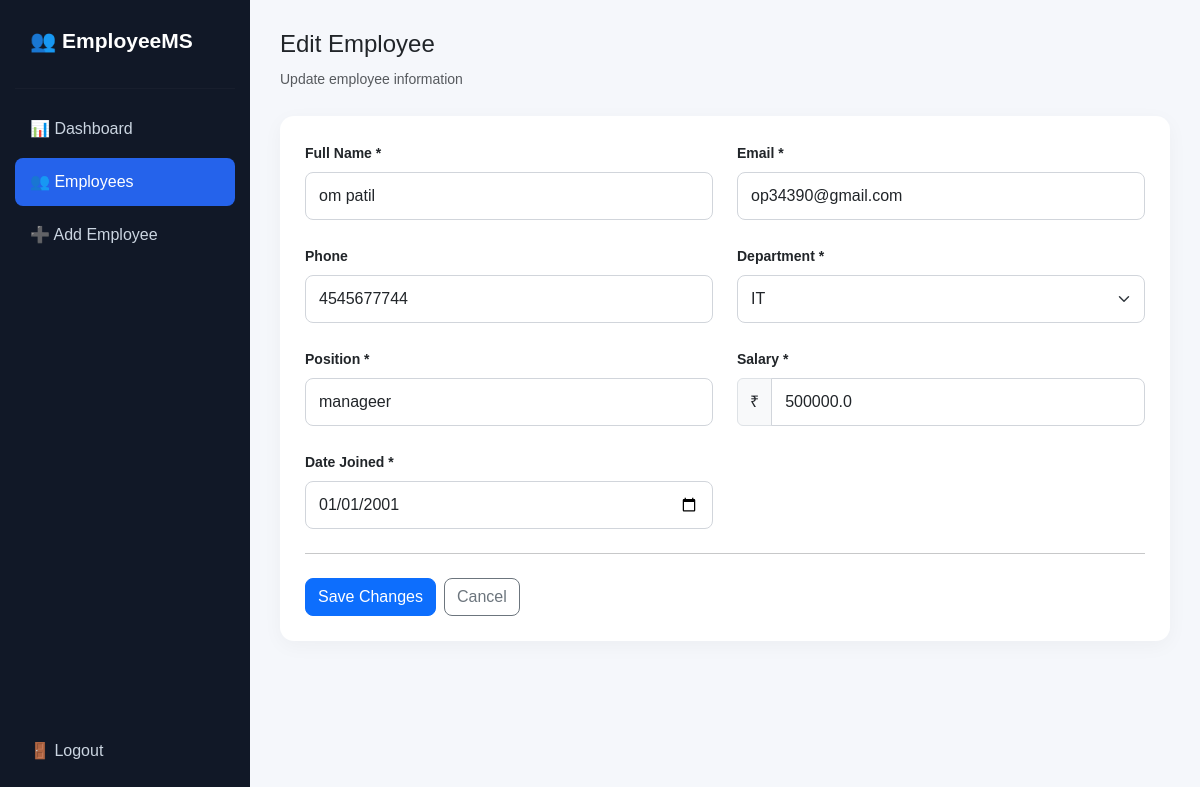
Page /employees/edit/12 (signed in) on the committed database.
### tables this page shows
CREATE TABLE employees (
            id INTEGER PRIMARY KEY AUTOINCREMENT,
            name TEXT NOT NULL,
            email TEXT NOT NULL UNIQUE,
            phone TEXT,
            department TEXT NOT NULL,
            position TEXT NOT NULL,
            salary REAL NOT NULL,
            date_joined TEXT NOT NULL
        );

### app.py (the view, shortened to what this page needs)
@app.route("/employees/edit/<int:id>", methods=["GET", "POST"])
@login_required
def edit_employee(id):
    conn = get_db()
    employee = conn.execute(
        "SELECT * FROM employees WHERE id = ?",
        (id,)
    ).fetchone()
    if not employee:
        conn.close()
        flash("Employee not found.", "danger")
        return redirect(url_for("employees"))
    conn.close()
    return render_template(
        "edit_employee.html",
        employee=employee
    )

### app.py (called while the page is built)
def get_db():
    conn = sqlite3.connect(DATABASE)
    conn.row_factory = sqlite3.Row
    return conn

def login_required(function):
    @wraps(function)
    def decorated_function(*args, **kwargs):
        if "user_id" not in session:
            flash("Please login first.", "warning")
            return redirect(url_for("login"))
        return function(*args, **kwargs)
    return decorated_function

### templates/edit_employee.html (shortened to what this page needs)
<!DOCTYPE html>
<html lang="en">
<head>
    <link
        href="https://cdn.jsdelivr.net/npm/bootstrap@5.3.3/dist/css/bootstrap.min.css"
        rel="stylesheet"
    >
    <link
        rel="stylesheet"
        href="{{ url_for('static', filename='style.css') }}"
    >
</head>
<body>
<div class="dashboard-wrapper">
    <aside class="sidebar">
        <div class="sidebar-logo">
            👥 EmployeeMS
        </div>
        <hr>
        <a
            href="{{ url_for('dashboard') }}"
            class="sidebar-link"
        >
            📊 Dashboard
        </a>
        <a
            href="{{ url_for('employees') }}"
            class="sidebar-link active"
        >
            👥 Employees
        </a>
        <a
            href="{{ url_for('add_employee') }}"
            class="sidebar-link"
        >
            ➕ Add Employee
        </a>
        <div class="sidebar-bottom">
            <a
                href="{{ url_for('logout') }}"
                class="sidebar-link"
            >
                🚪 Logout
            </a>
        </div>
    </aside>
    <main class="main-content">
        <div class="topbar">
            <div>
                <h4>
                    Edit Employee
                </h4>
                <small class="text-muted">
                    Update employee information
                </small>
            </div>
        </div>
        <div class="content-card form-card">
            <form method="POST">
                <div class="row g-4">
                    <div class="col-md-6">
                        <label class="form-label">
                            Full Name *
                        </label>
                        <input
                            type="text"
                            name="name"
                            class="form-control"
                            value="{{ employee['name'] }}"
                            required
                        >
                    </div>
                    <div class="col-md-6">
                        <label class="form-label">
                            Email *
                        </label>
                        <input
                            type="email"
                            name="email"
                            class="form-control"
                            value="{{ employee['email'] }}"
                            required
                        >
                    </div>
                    <div class="col-md-6">
                        <label class="form-label">
                            Phone
                        </label>
                        <input
                            type="tel"
                            name="phone"
                            class="form-control"
                            value="{{ employee['phone'] }}"
                        >
                    </div>
                    <div class="col-md-6">
                        <label class="form-label">
                            Department *
                        </label>
                        <select
                            name="department"
                            class="form-select"
                            required
                        >
                            {% for dept in [
                                'IT',
                                'HR',
                                'Finance',
                                'Marketing',
                                'Sales',
                                'Operations'
                            ] %}
                                <option
                                    value="{{ dept }}"
                                    {% if employee['department'] == dept %}
                                        selected
                                    {% endif %}
                                >
                                    {{ dept }}
                                </option>
                            {% endfor %}
                        </select>
                    </div>
                    <div class="col-md-6">
                        <label class="form-label">
                            Position *
                        </label>
                        <input
                            type="text"
                            name="position"
                            class="form-control"
                            value="{{ employee['position'] }}"
                            required
                        >
                    </div>
                    <div class="col-md-6">
                        <label class="form-label">
                            Salary *
                        </label>
                        <div class="input-group">
                            <span class="input-group-text">
                                ₹
                            </span>
                            <input
                                type="number"
                                name="salary"
                                class="form-control"
                                value="{{ employee['salary'] }}"
                                min="0"
                                step="0.01"
                                required
                            >
                        </div>
                    </div>
                    <div class="col-md-6">
                        <label class="form-label">
                            Date Joined *
                        </label>
                        <input
                            type="date"
                            name="date_joined"
                            class="form-control"
                            value="{{ employee['date_joined'] }}"
                            required
                        >
                    </div>
                </div>
                <hr class="my-4">
                <div class="d-flex gap-2">
                    <button
                        type="submit"
                        class="btn btn-primary"
                    >
                        Save Changes
                    </button>
                    <a
                        href="{{ url_for('employees') }}"
                        class="btn btn-outline-secondary"
                    >
                        Cancel
                    </a>
                </div>
            </form>
        </div>
    </main>
</div>
</body>
</html>

### static/style.css (style rules this page uses)
body { margin: 0; background: #f5f7fb; color: #212529; font-family: Arial, Helvetica, sans-serif; }
.dashboard-wrapper { min-height: 100vh; display: flex; }
.sidebar { width: 250px; background: #111827; color: white; padding: 25px 15px; position: fixed; top: 0; bottom: 0; left: 0; }
.sidebar-logo { font-size: 21px; font-weight: 700; padding: 0 15px 15px; }
.sidebar hr { border-color: rgba(255,255,255,0.1); }
.sidebar-link { display: block; padding: 12px 15px; margin: 5px 0; color: #cbd5e1; text-decoration: none; border-radius: 8px; transition: 0.2s; }
.sidebar-link.active { background: #2563eb; color: white; }
.sidebar-bottom { position: absolute; bottom: 20px; left: 15px; right: 15px; }
.main-content { margin-left: 250px; width: calc(100% - 250px); padding: 30px; }
.topbar { display: flex; justify-content: space-between; align-items: center; margin-bottom: 25px; }
.content-card { background: white; border-radius: 14px; padding: 25px; box-shadow: 0 5px 20px rgba(0, 0, 0, 0.04); }
.form-card { max-width: 950px; }
.form-label { font-weight: 600; font-size: 14px; }
.form-control, .form-select { padding: 11px 13px; border-radius: 8px; border: 1px solid #d1d5db; }
.btn { border-radius: 8px; font-weight: 500; }

### rows in the picture
employees: name "om patil", email "op34390@gmail.com", phone "4545677744", department "IT", position "manageer", salary "500000.0", date_joined "01/01/2001"
